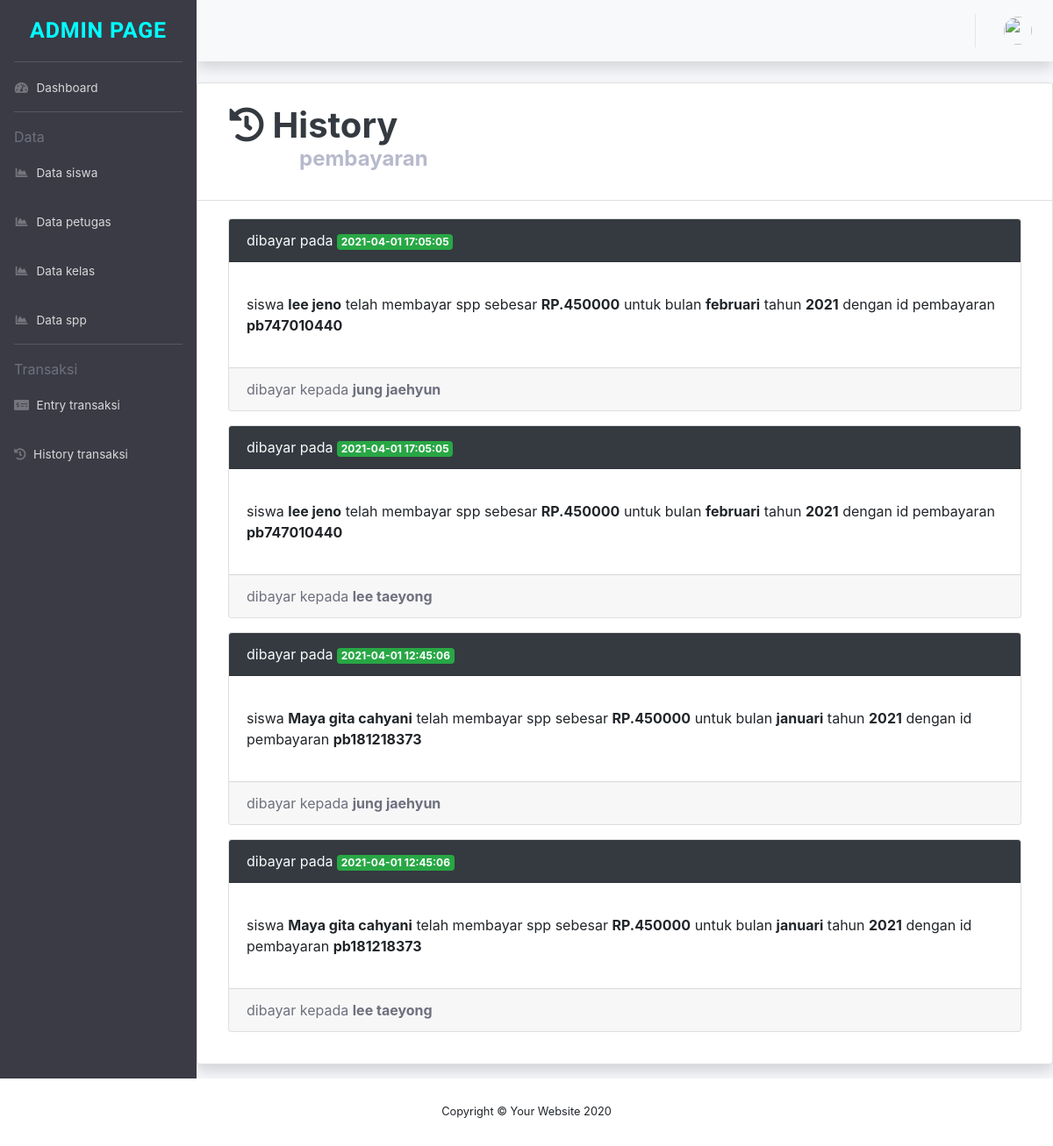
The app's page /index.php/history/history with its own data.
### tables this page shows
CREATE TABLE `pembayaran` (
  `id_pembayaran` varchar(13) NOT NULL,
  `id_petugas` varchar(12) NOT NULL,
  `nisn` varchar(10) NOT NULL,
  `id_kelas` int(11) NOT NULL,
  `tgl_bayar` datetime NOT NULL,
  `bulan_dibayar` varchar(20) NOT NULL,
  `tahun_dibayar` varchar(5) NOT NULL,
  `id_spp` varchar(3) NOT NULL,
  `jumlah_bayar` int(11) NOT NULL
);

CREATE TABLE `siswa` (
  `nisn` varchar(10) NOT NULL,
  `nis` varchar(8) NOT NULL,
  `password` varchar(110) NOT NULL,
  `username` varchar(50) NOT NULL,
  `is_active` int(1) NOT NULL,
  `nama` varchar(50) NOT NULL,
  `id_kelas` int(11) NOT NULL,
  `alamat` varchar(500) NOT NULL,
  `no_telp` varchar(13) NOT NULL,
  `id_spp` varchar(3) NOT NULL
);

CREATE TABLE `petugas` (
  `id_petugas` varchar(12) NOT NULL,
  `username` varchar(50) NOT NULL,
  `password` varchar(110) NOT NULL,
  `is_active` int(1) NOT NULL,
  `nama_petugas` varchar(50) NOT NULL,
  `level` varchar(10) NOT NULL
);

### application/controllers/history.php (called while the page is built, shortened)
<?php
class history extends CI_Controller {
	function __construct(){
		$this->load->helper('url');
		$this->load->helper('form');
		$this->load->model('M_history');
		$this->load->library('form_validation');
	}
	public function history(){
		$data['petugas'] = $this->db->get_where('petugas',['username'=> $this->session->userdata('username')])->row_array();
		$data['page_title'] = 'history ';
		$data['pagename'] = 'admin page';
        $data['recent'] = $this->M_history->tampilHistory()->result();
		$this->load->view('include/admin-header',$data);
		$this->load->view('history/history',$data);
		$this->load->view('include/user-footer');
	}
}
?>

### index.php (called while the page is built, shortened)
<?php
require_once BASEPATH.'core/CodeIgniter.php';

### application/models/m_history.php (called while the page is built, shortened)
<?php
class m_history extends CI_Model{
  public function tampilHistory(){
    $this->db->select('*');
    $this->db->from('pembayaran');
    $this->db->join('petugas','petugas.id_petugas =petugas.id_petugas');
    $this->db->join('kelas','pembayaran.id_kelas =kelas.id_kelas');
    $this->db->join('siswa','pembayaran.nisn =siswa.nisn');
    $this->db->join('spp','pembayaran.id_spp =spp.id_spp');
    $this->db->order_by('tgl_bayar', 'DESC');
    $query = $this->db->get();
    return $query;
   }
}

### application/views/history/history.php (the view, shortened to what this page needs)
<div class="card bg-white shadow mb-3 " >
        <div class="card-header bg-white  py-4" >
       <h1 class="m-0 ml-3 font-weight-bold text-dark" > <i class="fas fa-history"></i> History</h1>
       <h4 class="ml-5 pl-5 font-weight-bold text-gray-500"> pembayaran</h4>
        </div>
           <div class="container">
            <div class="card-body">
            <?php
              foreach ($recent as $r) {
              ?>
            <div class="card mb-3">
            <div class="card-header text-light">
                dibayar pada <strong  class="badge badge-success" > <?php echo $r->tgl_bayar ?></strong>
               </div>
               <div class="card-body">
                 <p class="card-text py-3"> siswa <strong><?php echo $r->nama?></strong>
                 telah membayar spp sebesar <strong>RP.<?= $r->jumlah_bayar?></strong>
                 untuk bulan <strong><?php echo $r->bulan_dibayar?></strong>
                 tahun <strong><?= $r-> tahun_dibayar?></strong> dengan
                 id pembayaran <strong><?php echo $r->id_pembayaran?></strong> </p>
               </div>
            <div class="card-footer text-gray-700">
                dibayar kepada <strong><?php echo $r->nama_petugas ?></strong>
               </div>
           </div>
               <?php }  ?>
          </div>
        </div>
      </div>
    </div>
  </div>
</div>

### application/views/include/admin-header.php (shortened to what this page needs)
<!DOCTYPE html>
<html lang="en">
<head>
  <link href="<?= base_url('asset/')?>vendor/fontawesome-free/css/all.min.css" rel="stylesheet" type="text/css">
     <link href="https://cdnjs.cloudflare.com/ajax/libs/select2/4.0.7/css/select2.min.css" rel="stylesheet" />
  <link href="<?= base_url('asset/')?>css/sb-admin-2.min.css" rel="stylesheet">
  <link href="<?= base_url('asset/')?>vendor/datatables/dataTables.bootstrap4.min.css" rel="stylesheet">
</head>
<body id="page-top">
  <div id="wrapper">
<ul class="navbar-nav sidebar sidebar-dark accordion bg-gray-900"  id="accordionSidebar">
  <a class="sidebar-brand d-flex align-items-center justify-content-center" href="<?= base_url("admin/index")?>">
    <div class="sidebar-brand-text " style="font-family:'Staatliches', cursive;"><?php if (!empty($pagename)) echo $pagename;?></div>
  </a>
  <hr class="sidebar-divider my-0">
  <li class="nav-item">
    <a class="nav-link" href="<?php echo site_url("admin/index"); ?>">
      <i class="fas fa-fw fa-tachometer-alt"></i>
      <span>Dashboard</span></a>
  </li>
  <hr class="sidebar-divider">
  <div class="sb-sidenav-menu-heading text-gray-700 pl-3">Data</div>
      <li class="nav-item">
    <a class="nav-link" href="<?php echo site_url("siswa/dataSiswa"); ?>">
      <i class="fas fa-fw fa-chart-area"></i>
      <span>Data siswa</span></a>
  </li>
      <li class="nav-item">
    <a class="nav-link" href="<?php echo site_url("petugas/dataPetugas"); ?>">
      <i class="fas fa-fw fa-chart-area"></i>
      <span>Data petugas</span></a>
  </li>
  <li class="nav-item">
    <a class="nav-link" href="<?php echo site_url("kelas/index"); ?>">
      <i class="fas fa-fw fa-chart-area"></i>
      <span>Data kelas</span></a>
  </li>
  <li class="nav-item">
    <a class="nav-link" href="<?php echo site_url("spp/index"); ?>">
      <i class="fas fa-fw fa-chart-area"></i>
      <span>Data spp</span></a>
  </li>
  <hr class="sidebar-divider">
<div class="sb-sidenav-menu-heading text-gray-700 pl-3">Transaksi</div>
    <li class="nav-item">
  <a class="nav-link" href="<?php echo site_url("entry/index"); ?>">
    <i class="fas fa-money-check-alt"></i>
    <span>Entry transaksi</span></a>
</li>
    <li class="nav-item">
  <a class="nav-link" href="<?php echo site_url("history/history"); ?>">
    <i class="fas fa-history"></i>
    <span>History transaksi</span></a>
</li>
</ul>
<div id="content-wrapper" class="d-flex flex-column">
  <div id="content">
    <nav class="navbar navbar-expand navbar-light  topbar mb-4 static-top shadow">
      <ul class="navbar-nav ml-auto">
        <li class="nav-item dropdown no-arrow">
          <a class="nav-link dropdown-toggle" href="#" id="userDropdown" role="button" data-toggle="dropdown" aria-haspopup="true" aria-expanded="false">
            <img class="img-profile rounded-circle" src="<?php echo base_url('asset/img/kai.jpg');?>"></a>
        </li>
      </ul>
    </nav>

### application/views/include/user-footer.php (shortened to what this page needs)
  <footer class="sticky-footer bg-white">
        <div class="container my-auto">
          <div class="copyright text-center my-auto">
            <span>Copyright &copy; Your Website 2020</span>
          </div>
        </div>
      </footer>
  <link rel="stylesheet" href="https://maxcdn.bootstrapcdn.com/bootstrap/4.5.2/css/bootstrap.min.css">
</body>
</html>

### records on screen
pembayaran: tgl_bayar "2021-04-01 17:05:05", nisn.nama "lee jeno", jumlah_bayar "450000", bulan_dibayar "februari", tahun_dibayar "2021", id_pembayaran "pb747010440", id_petugas.nama_petugas "jung jaehyun", petugas.nama_petugas "lee taeyong"
pembayaran: tgl_bayar "2021-04-01 12:45:06", nisn.nama "Maya gita cahyani", jumlah_bayar "450000", bulan_dibayar "januari", tahun_dibayar "2021", id_pembayaran "pb181218373", id_petugas.nama_petugas "jung jaehyun", petugas.nama_petugas "lee taeyong"

### other values on screen
$pagename "ADMIN PAGE"
